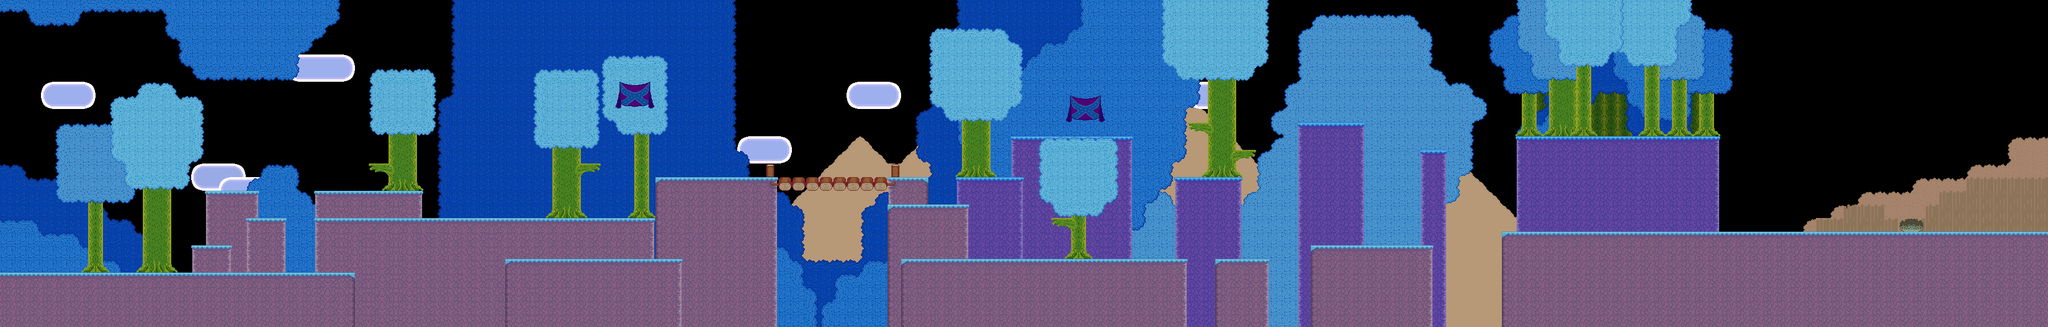

The image is a tile-based game level rendered from a .tmx file. Its description and source (layers, tilesets, objects; grid data summarised) follow:
An orthogonal 150x24 tile map with 24x24 px tiles, 11 tile layers (mountains, clouds 2, clouds, leaves, ...) and 80 objects (21x enemy, 15x material, 5x door, 5x liquid, savepoint).

<map version="1.0" orientation="orthogonal" width="150" height="24" tilewidth="24" tileheight="24">
 <properties>
  <property name="blue" value="250" />
  <property name="green" value="222" />
  <property name="offset" value="10" />
  <property name="overworldName" value="forest_3" />
  <property name="red" value="115" />
  <property name="soundtrack" value="forest-2" />
  <property name="title" value="Forest 2" />
 </properties>
 <tileset firstgid="1" name="forest" tilewidth="24" tileheight="24">
  <image source="../images/tilesets/forest.png" width="216" height="576" />
 </tileset>
 <layer name="mountains" width="150" height="24">
  <properties>
   <property name="parallax" value="0.6" />
  </properties>
  <data>[3600 cells, 819 non-empty, 3 distinct tile ids]</data>
 </layer>
 <layer name="clouds 2" width="150" height="24" opacity="0.98">
  <properties>
   <property name="parallax" value="0.6" />
  </properties>
  <data>[3600 cells, 16 non-empty, 2 distinct tile ids]</data>
 </layer>
 <layer name="clouds" width="150" height="24">
  <properties>
   <property name="parallax" value="0.6" />
  </properties>
  <data>[3600 cells, 58 non-empty, 2 distinct tile ids]</data>
 </layer>
 <layer name="leaves" width="150" height="24">
  <properties>
   <property name="parallax" value="0.7" />
  </properties>
  <data>[3600 cells, 1252 non-empty, 6 distinct tile ids]</data>
 </layer>
 <layer name="Tile Layer 10" width="150" height="24">
  <data>[3600 cells, 109 non-empty, 5 distinct tile ids]</data>
 </layer>
 <layer name="Tile Layer 9" width="150" height="24">
  <data>[3600 cells, 26 non-empty, 2 distinct tile ids]</data>
 </layer>
 <layer name="leaves3" width="150" height="24">
  <data>[3600 cells, 75 non-empty, 8 distinct tile ids]</data>
 </layer>
 <layer name="leaves2" width="150" height="24">
  <data>[3600 cells, 560 non-empty, 11 distinct tile ids]</data>
 </layer>
 <layer name="background" width="150" height="24">
  <data>[3600 cells, 1507 non-empty, 25 distinct tile ids]</data>
 </layer>
 <layer name="foreground" width="150" height="24">
  <data>[3600 cells, 306 non-empty, 27 distinct tile ids]</data>
 </layer>
 <layer name="trees" width="150" height="24">
  <data>[3600 cells, 316 non-empty, 13 distinct tile ids]</data>
 </layer>
 <objectgroup draworder="topdown" name="nodes" width="150" height="24">
  <object name="main" type="door" x="24" y="432" width="24" height="49" />
  <object name="leaf" type="material" x="1320" y="287" width="24" height="24" />
  <object name="leaf" type="material" x="2184" y="238" width="24" height="24" />
  <object name="leaf" type="material" x="2737" y="383" width="24" height="24" />
  <object name="stick" type="material" x="1271" y="287" width="24" height="24" />
  <object name="rock" type="material" x="1823" y="431" width="24" height="24" />
  <object name="rock" type="material" x="2425" y="408" width="24" height="24" />
  <object name="stick" type="material" x="1893" y="294" width="24" height="24" />
  <object name="stick" type="material" x="1674" y="155" width="23" height="24" />
  <object name="stick" type="material" x="1732" y="96" width="23" height="24" />
  <object name="stick" type="material" x="2118" y="84" width="23" height="24" />
  <object name="stick" type="material" x="992" y="216" width="23" height="24" />
  <object type="door" x="3576" y="0" width="24" height="408">
   <properties>
    <property name="instant" value="true" />
    <property name="level" value="town" />
    <property name="to" value="main" />
   </properties>
  </object>
  <object type="enemy" x="1200" y="288" width="24" height="24">
   <properties>
    <property name="enemytype" value="acorn" />
   </properties>
  </object>
  <object type="enemy" x="1608" y="336" width="24" height="24">
   <properties>
    <property name="enemytype" value="acorn" />
   </properties>
  </object>
  <object type="enemy" x="1728" y="288" width="24" height="24">
   <properties>
    <property name="enemytype" value="acorn" />
   </properties>
  </object>
  <object type="enemy" x="1632" y="336" width="24" height="24">
   <properties>
    <property name="enemytype" value="acorn" />
   </properties>
  </object>
  <object type="enemy" x="1992" y="432" width="24" height="24">
   <properties>
    <property name="enemytype" value="acorn" />
   </properties>
  </object>
  <object type="enemy" x="1944" y="216" width="24" height="24">
   <properties>
    <property name="enemytype" value="acorn" />
   </properties>
  </object>
  <object type="enemy" x="2352" y="408" width="24" height="24">
   <properties>
    <property name="enemytype" value="acorn" />
   </properties>
  </object>
  <object type="enemy" x="2400" y="408" width="24" height="24">
   <properties>
    <property name="enemytype" value="acorn" />
   </properties>
  </object>
  <object type="enemy" x="2976" y="216" width="24" height="24">
   <properties>
    <property name="enemytype" value="acorn" />
   </properties>
  </object>
  <object type="enemy" x="2784" y="384" width="24" height="24">
   <properties>
    <property name="enemytype" value="acorn" />
   </properties>
  </object>
  <object type="enemy" x="2557" y="456" width="48" height="48">
   <properties>
    <property name="enemytype" value="fish" />
   </properties>
  </object>
  </objectgroup>
 <objectgroup color="#2228a4" draworder="topdown" name="platform" width="150" height="24">
  <!-- 27 objects omitted --></objectgroup>
 <objectgroup color="#3999a4" draworder="topdown" name="block" width="150" height="24">
  <!-- 6 objects omitted --></objectgroup>
</map>
<!-- 56 of 80 objects omitted -->
